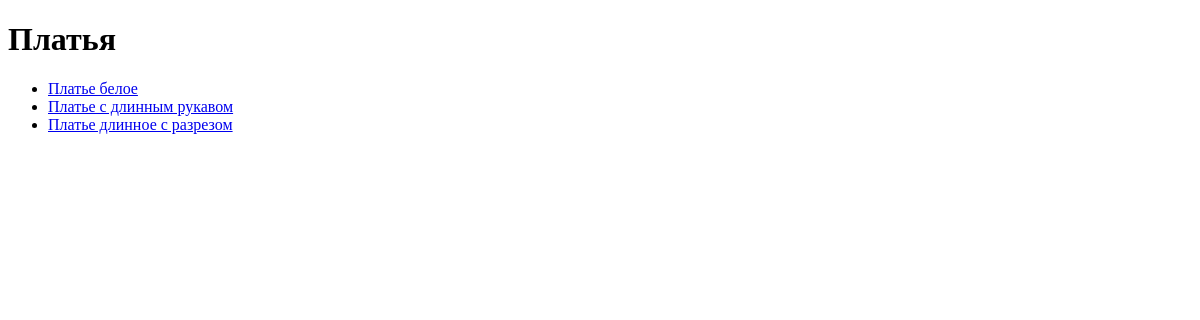
Page /category/platia/ on the earlier database version.
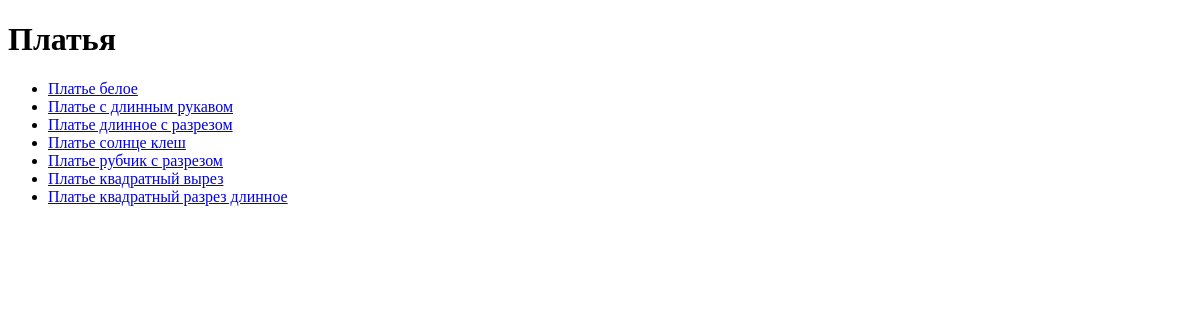
Same page on the later database version.
### catalog/models.py (models this page shows, shortened)
class Product(models.Model):
    title = models.CharField(max_length=200, verbose_name='Наименование')
    category = models.ForeignKey('Category', on_delete=models.CASCADE, verbose_name='Категория')
    description = models.TextField(verbose_name='Описание')
    sku = models.CharField(max_length=50, unique=True, verbose_name='Артикул')
    colors = models.ManyToManyField('Color', blank=True, verbose_name='Цвета')
    sizes = models.ManyToManyField('Size', blank=True, verbose_name='Размеры')
    price = models.DecimalField(max_digits=4, decimal_places=0, default=0, verbose_name='Цена')
    CURRENCY_CHOICES = (
        ('UAH', 'Гривны (грн)'),
        ('USD', 'Доллары (USD)'),
        ('EUR', 'Евро (EUR)'),
    )
    currency = models.CharField(max_length=3, choices=CURRENCY_CHOICES, default='UAH', verbose_name='Валюта')
    slug = models.SlugField(max_length=200, unique=True, blank=True, verbose_name='Слаг')
    created_at = models.DateTimeField(auto_now_add=True, verbose_name='Дата создания')
    updated_at = models.DateTimeField(auto_now=True, verbose_name='Дата обновления')
    is_active = models.BooleanField(default=True, verbose_name='Включен')
    def get_total_stock(self):
        total_stock = 0
        for modification in self.modifications.all():
            total_stock += modification.stock
        return total_stock
    get_total_stock.short_description = 'Общие остатки'
    def get_colors(self):
        return ", ".join([color.name for color in self.colors.all()])
    get_colors.short_description = 'Цвета товара'
    def get_sizes(self):
        return ", ".join([size.name for size in self.sizes.all()])
    get_sizes.short_description = 'Размеры товара'
    def thumbnail_image(self):
        images = Image.objects.filter(modification__product=self)
        if images:
            return format_html('<img src="{}"/>', images[0].thumbnail.url)
        return format_html('<p>No Image</p>')
    thumbnail_image.short_description = 'Миниатюра изображения'
    class Meta:
        verbose_name = 'Товар'
        verbose_name_plural = 'Товары'

### catalog/views.py (the view)
# urls.py: path('category/<slug:category_slug>/', views.category_detail, name='category_detail'),
def category_detail(request, category_slug):
    category = get_object_or_404(Category, slug=category_slug)
    products = category.product_set.all()
    return render(request, 'category_detail.html', {'category': category, 'products': products})

### catalog/templates/category_detail.html (shortened to what this page needs)
<!DOCTYPE html>
<html>
<head>
</head>
<body>
    <h1>{{ category.name }}</h1>
    <ul>
        {% for product in products %}
            <li><a href="{% url 'product_detail' category.slug product.slug %}">{{ product.title }}</a></li>
        {% empty %}
            <li>Нет товаров в этой категории</li>
        {% endfor %}
    </ul>
</body>
</html>

Differences in the rows shown:
added Product: title "Платье солнце клеш"
added Product: title "Платье рубчик с разрезом"
added Product: title "Платье квадратный вырез"
added Product: title "Платье квадратный разрез длинное"
